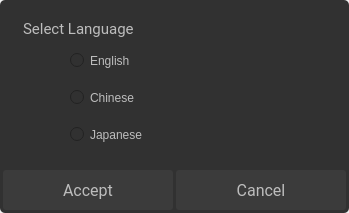
<?xml version="1.0" encoding="UTF-8"?>
<ui version="4.0">
 <class>SelectLanguageWindowClinical</class>
 <widget class="QDialog" name="SelectLanguageWindowClinical">
  <property name="geometry">
   <rect>
    <x>0</x>
    <y>0</y>
    <width>349</width>
    <height>213</height>
   </rect>
  </property>
  <property name="windowTitle">
   <string>Dialog</string>
  </property>
  <property name="autoFillBackground">
   <bool>false</bool>
  </property>
  <widget class="QPushButton" name="languageAccept">
   <property name="geometry">
    <rect>
     <x>3</x>
     <y>170</y>
     <width>170</width>
     <height>40</height>
    </rect>
   </property>
   <property name="font">
    <font>
     <family>Roboto</family>
     <pointsize>12</pointsize>
    </font>
   </property>
   <property name="focusPolicy">
    <enum>Qt::NoFocus</enum>
   </property>
   <property name="styleSheet">
    <string notr="true">QPushButton {
background-color:#3B3B3B;
color:#BDBDBD;
border:none;
border-radius:3px;
}
QPushButton:pressed {
background-color:#606060;
color:#BDBDBD;
border:none;
border-radius:3px;
}
</string>
   </property>
   <property name="text">
    <string>Accept</string>
   </property>
  </widget>
  <widget class="QLabel" name="languageTitle">
   <property name="geometry">
    <rect>
     <x>23</x>
     <y>13</y>
     <width>161</width>
     <height>31</height>
    </rect>
   </property>
   <property name="font">
    <font>
     <family>Roboto</family>
     <pointsize>11</pointsize>
    </font>
   </property>
   <property name="styleSheet">
    <string notr="true">color:#BDBDBD</string>
   </property>
   <property name="text">
    <string>Select Language</string>
   </property>
  </widget>
  <widget class="QPushButton" name="languageCancel">
   <property name="geometry">
    <rect>
     <x>176</x>
     <y>170</y>
     <width>170</width>
     <height>40</height>
    </rect>
   </property>
   <property name="font">
    <font>
     <family>Roboto</family>
     <pointsize>12</pointsize>
    </font>
   </property>
   <property name="focusPolicy">
    <enum>Qt::NoFocus</enum>
   </property>
   <property name="styleSheet">
    <string notr="true">QPushButton {
background-color:#3B3B3B;
color:#BDBDBD;
border:none;
border-radius:3px;
}
QPushButton:pressed {
background-color:#606060;
color:#BDBDBD;
border:none;
border-radius:3px;
}
</string>
   </property>
   <property name="text">
    <string>Cancel</string>
   </property>
  </widget>
  <widget class="QFrame" name="frame">
   <property name="geometry">
    <rect>
     <x>0</x>
     <y>0</y>
     <width>349</width>
     <height>213</height>
    </rect>
   </property>
   <property name="styleSheet">
    <string notr="true">background-color: rgb(49, 49, 49);
border: 1px;
border-radius: 5px;</string>
   </property>
   <property name="frameShape">
    <enum>QFrame::StyledPanel</enum>
   </property>
   <property name="frameShadow">
    <enum>QFrame::Raised</enum>
   </property>
   <widget class="QWidget" name="layoutWidget">
    <property name="geometry">
     <rect>
      <x>70</x>
      <y>37</y>
      <width>191</width>
      <height>121</height>
     </rect>
    </property>
    <layout class="QVBoxLayout" name="verticalLayout">
     <item>
      <widget class="QRadioButton" name="english">
       <property name="focusPolicy">
        <enum>Qt::NoFocus</enum>
       </property>
       <property name="styleSheet">
        <string notr="true">color:#BDBDBD</string>
       </property>
       <property name="text">
        <string>English</string>
       </property>
      </widget>
     </item>
     <item>
      <widget class="QRadioButton" name="chinese">
       <property name="focusPolicy">
        <enum>Qt::NoFocus</enum>
       </property>
       <property name="styleSheet">
        <string notr="true">color:#BDBDBD</string>
       </property>
       <property name="text">
        <string>Chinese</string>
       </property>
      </widget>
     </item>
     <item>
      <widget class="QRadioButton" name="japanese">
       <property name="focusPolicy">
        <enum>Qt::NoFocus</enum>
       </property>
       <property name="styleSheet">
        <string notr="true">color:#BDBDBD</string>
       </property>
       <property name="text">
        <string>Japanese</string>
       </property>
      </widget>
     </item>
    </layout>
   </widget>
  </widget>
  <zorder>frame</zorder>
  <zorder>languageCancel</zorder>
  <zorder>languageAccept</zorder>
  <zorder>languageTitle</zorder>
 </widget>
 <resources/>
 <connections/>
</ui>
